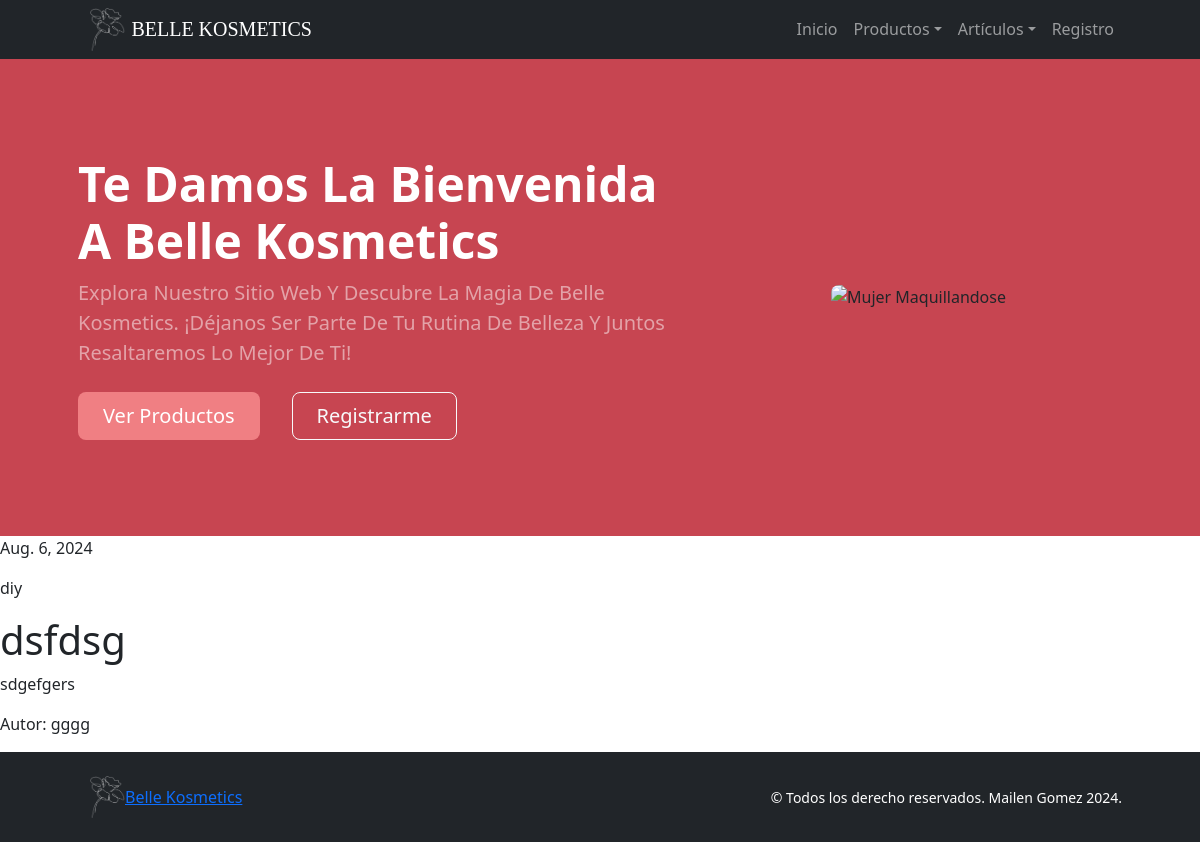
The app's page /articulos/11 with its own data.
### App_Final/models.py (models this page shows)
class Articulo(models.Model):
    listado_clasificaciones = [
        ("tendencias", "Tendencias"),
        ("productos virales", "Productos Virales"),
        ("tutoriales y consejos", "Tutoriales y consejos"),
        ("nuevos lanzamientos", "Nuevos lanzamientos"),
        ("reseñas y opiniones", "Reseñas y opiniones"),
        ("comparativas", "Comparativas"),
        ("DIY", "DIY (Hazlo tú mismo)"),
        ("caro vs barato", "Producto caro VS Producto barato"),
    ]
    titulo = models.CharField(max_length=40)
    detalle = models.TextField()
    fecha = models.DateField(default=timezone.now)
    autor = models.CharField(max_length=40)
    clasificacion = models.CharField(max_length=40, choices=listado_clasificaciones)

### App_Final/views.py (the view)
# urls.py: path('articulos/<pk>', views.ArticuloDetailView.as_view(), name='DetalleArticulo'),
class ArticuloDetailView(DetailView):
    model = Articulo
    template_name = "App_Final/ver_mas.html"

### App_Final/templates/App_Final/ver_mas.html
{% extends 'App_Final/base.html' %}
{% load static %}
{% block main %}
    <main>
        <p>{{articulo.fecha}}</p>
        <p>{{articulo.clasificacion}}</p>
        <h1>{{articulo.titulo}}</h1>
        <p>{{articulo.detalle}}</p>
        <p>Autor: {{articulo.autor}}</p>
    </main>
{% endblock %}

### records on screen
Articulo: fecha "Aug. 6, 2024", clasificacion "diy", titulo "dsfdsg", detalle "sdgefgers", autor "gggg"
